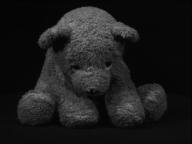
#> input picture DAT210x/DAT210x-master/Module4/Datasets/ALOI/32/32_r0.png, 192 x 144 px, found by its file name; its folder holds 4 pictures in this run
$ jupyter execute --allow-errors 'Module4 - Lab5.ipynb'   (shell and % lines are left out)
#> lines starting #> are read from the running program, lines starting #| are printed output that depends on the picture
# DAT210x - Programming with Python for DS

## Module4- Lab5

[cell 1]
import pandas as pd

from scipy import misc
from mpl_toolkits.mplot3d import Axes3D
import matplotlib
import matplotlib.pyplot as plt
import imageio

[cell 2]
# Look pretty...

# matplotlib.style.use('ggplot')
plt.style.use('ggplot')

Create a regular Python list (not NDArray) and name it `samples`:

[cell 3]
samples = []# .. your code here ..

Code up a for-loop that iterates over the images in the `Datasets/ALOI/32/` folder. Look in the folder first, so you know how the files are organized, and what file number they start from and end at.

Load each `.png` file individually in your for-loop using the instructions provided in the Feature Representation reading. Once loaded, flatten the image into a single-dimensional NDArray and append it to your `samples` list.

**Optional**: You can resample the image down by a factor of two if you have a slower computer. You can also scale the image from `0-255` to `0.0-1.0` if you'd like--doing so shouldn't have any effect on the algorithm's results.

[cell 4]
# #your path

folder = 'C:\\Users\\Akshay\\Desktop\\PyFinance\\DAT210x\\DAT210x-master\\Module4\\Datasets\\ALOI\\32'
# for fname in col_dir:
#   img = imageio.imread(fname)
#   samples.append(  (img[::2, ::2] / 255.0).reshape(-1)  )
# #samples = pd.DataFrame( dset )# .. your code here ..
import sys
import cv2
import numpy as np
import os

samples = []
for filename in os.listdir(folder):
        img = imageio.imread(os.path.join(folder,filename))
#> img is the input picture: shape (144, 192); min 3, max 143, mean 27.4
        if img is not None:
            samples.append((img[::2, ::2] / 255.0).reshape(-1))

Convert `samples` to a DataFrame named `df`:

[cell 5]
df = pd.DataFrame(samples)# .. your code here ..

[cell 6]
df.head()

Import any necessary libraries to perform Isomap here, reduce `df` down to three components and using `K=6` for your neighborhood size:

[cell 7]
# .. your code here ..
from sklearn.manifold import Isomap
iso = Isomap(n_components = 3, n_neighbors = 2)
iso.fit(df)
T1 = iso.transform(df)

[cell 8]
T1=pd.DataFrame(T1)

Create a 2D Scatter plot to graph your manifold. You can use either `'o'` or `'.'` as your marker. Graph the first two isomap components:

[cell 9]
# .. your code here ..
T1.columns = ['component1', 'component2', 'component3']
T1.plot.scatter(x='component1', y='component2', marker='o')
plt.suptitle('Component 1 vs 2')
plt.xlabel('PC_1')
plt.ylabel('PC_2')
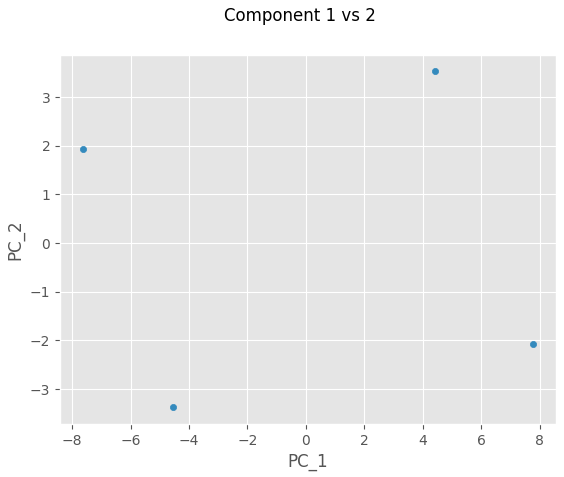
#> figure drawn by matplotlib, 1 panel

Chart a 3D Scatter plot to graph your manifold. You can use either `'o'` or `'.'` as your marker:

[cell 10]
# .. your code here ..
fig = plt.figure()
ax = fig.add_subplot(111, projection='3d')
ax.set_xlabel('PC1')
ax.set_ylabel('PC2')
ax.set_zlabel('PC3')

ax.scatter(T1.component1, T1.component2, T1.component3, c='r', marker='.')
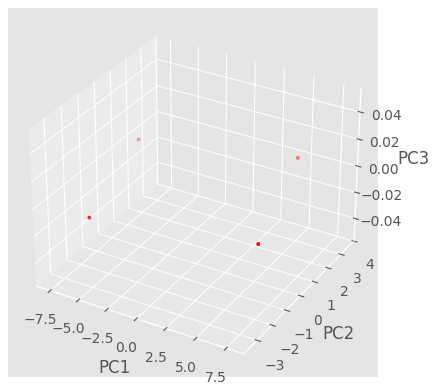
#> figure drawn by matplotlib, 1 panel
